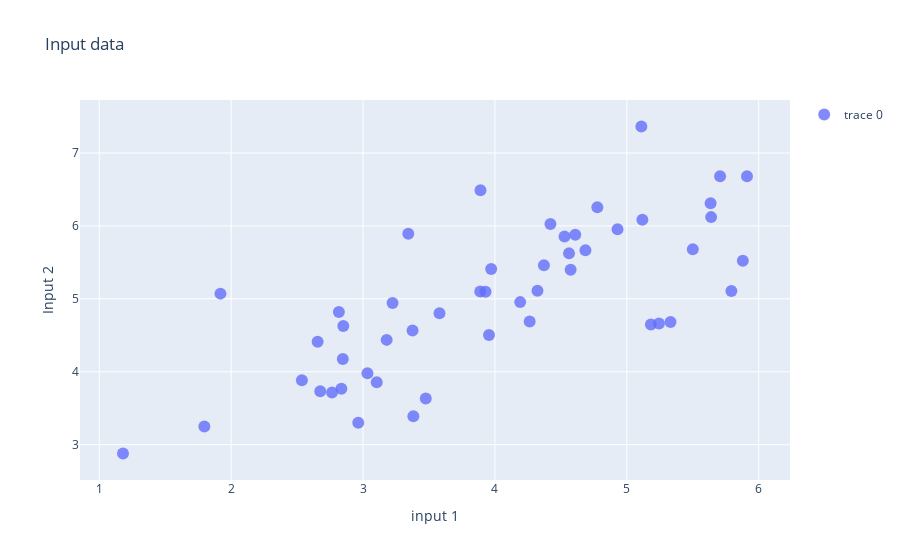

Notebook code for this chart:
### Markdown cell above
### Plot Input data

### Code cell
pca.plot()

### Figure 1 — Plotly figure (JSON) as saved in the notebook; plotly's stock layout.template omitted (floating-point values rounded to 4 significant figures)
{"data": [{"marker": {"line": {"color": "rgba(217, 217, 217, 0.14)", "width": 0.5}, "opacity": 0.8, "size": 12}, "mode": "markers", "type": "scatter", "x": [3.382, 4.528, 2.656, 2.765, 2.847, 3.891, 3.476, 5.911, 3.929, 4.562, 4.574, 4.372, 4.192, 5.244, 2.836, 5.635, 4.686, 2.85, 5.11, 5.183, 5.707, 3.58, 5.639, 4.263, 2.537, 3.224, 4.929, 5.793, 2.817, 3.889, 3.343, 5.88, 3.104, 5.332, 3.375, 4.777, 2.676, 5.5, 1.797, 4.322, 4.421, 3.179, 3.034, 4.609, 2.964, 3.972, 1.18, 1.919, 3.955, 5.118], "y": [3.389, 5.854, 4.412, 3.715, 4.176, 6.488, 3.633, 6.681, 5.098, 5.623, 5.398, 5.461, 4.955, 4.662, 3.768, 6.312, 5.665, 4.627, 7.363, 4.646, 6.681, 4.803, 6.12, 4.689, 3.885, 4.943, 5.955, 5.108, 4.819, 5.1, 5.893, 5.521, 3.857, 4.681, 4.565, 6.254, 3.731, 5.679, 3.248, 5.111, 6.026, 4.437, 3.979, 5.88, 3.3, 5.408, 2.879, 5.071, 4.505, 6.085]}], "layout": {"scene": {"xaxis": {"title": {"text": "PC1"}}, "yaxis": {"title": {"text": "PC2"}}}, "showlegend": true, "title": {"text": "Input data"}, "xaxis": {"title": {"text": "input 1"}}, "yaxis": {"title": {"text": "Input 2"}}}}
